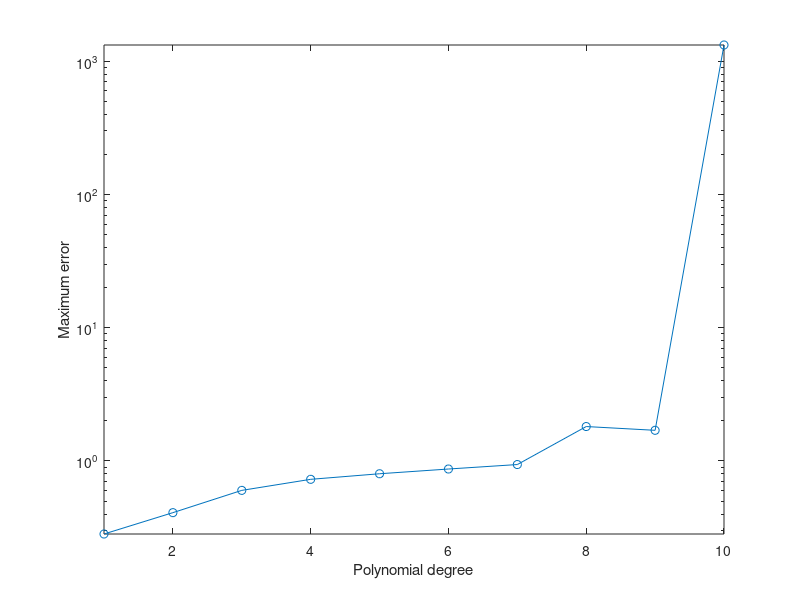

The MATLAB script that drew this image:

t = (((1:11)-1)/10)';
y = erf(t);

n = 11;
X = ones(11, n);
for k = 1:n-1
   X(:, k) = t.^((2*n)-(2*k-1));
end
X(:, n) = ones(size(t));

plot(t, y, 'o'); hold on;
err = zeros(1,n-1);
for i = 1:n-1
    b = X(:, end-i:end)\y;
    pt = polyval(b, t);
    err(i) = max(pt - y);
    %plot(0:0.01:1, pt);
end
hold off;

semilogy(1:n-1, err, '-o');
axis tight;
xlabel('Polynomial degree');
ylabel('Maximum error');